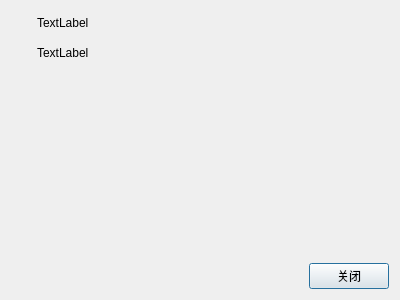
<?xml version="1.0" encoding="UTF-8"?>
<ui version="4.0">
 <class>AboutDialog</class>
 <widget class="QDialog" name="AboutDialog">
  <property name="geometry">
   <rect>
    <x>0</x>
    <y>0</y>
    <width>400</width>
    <height>300</height>
   </rect>
  </property>
  <property name="windowTitle">
   <string>Dialog</string>
  </property>
  <layout class="QGridLayout" name="gridLayout">
   <item row="0" column="0">
    <layout class="QVBoxLayout" name="verticalLayout_2">
     <property name="sizeConstraint">
      <enum>QLayout::SetDefaultConstraint</enum>
     </property>
     <item>
      <widget class="QLabel" name="app_icon">
       <property name="sizePolicy">
        <sizepolicy hsizetype="Fixed" vsizetype="Fixed">
         <horstretch>0</horstretch>
         <verstretch>0</verstretch>
        </sizepolicy>
       </property>
       <property name="text">
        <string>&lt;html&gt;&lt;head/&gt;&lt;body&gt;&lt;p&gt;&lt;img src=&quot;:/logo&quot;/&gt;&lt;/p&gt;&lt;/body&gt;&lt;/html&gt;</string>
       </property>
      </widget>
     </item>
     <item>
      <spacer name="verticalSpacer_2">
       <property name="orientation">
        <enum>Qt::Vertical</enum>
       </property>
       <property name="sizeType">
        <enum>QSizePolicy::Expanding</enum>
       </property>
       <property name="sizeHint" stdset="0">
        <size>
         <width>20</width>
         <height>40</height>
        </size>
       </property>
      </spacer>
     </item>
    </layout>
   </item>
   <item row="0" column="1">
    <layout class="QVBoxLayout" name="verticalLayout">
     <item>
      <widget class="QLabel" name="app_name_version">
       <property name="sizePolicy">
        <sizepolicy hsizetype="Expanding" vsizetype="Fixed">
         <horstretch>0</horstretch>
         <verstretch>0</verstretch>
        </sizepolicy>
       </property>
       <property name="minimumSize">
        <size>
         <width>0</width>
         <height>24</height>
        </size>
       </property>
       <property name="text">
        <string>TextLabel</string>
       </property>
      </widget>
     </item>
     <item>
      <widget class="QLabel" name="app_brief">
       <property name="sizePolicy">
        <sizepolicy hsizetype="Expanding" vsizetype="Fixed">
         <horstretch>0</horstretch>
         <verstretch>0</verstretch>
        </sizepolicy>
       </property>
       <property name="minimumSize">
        <size>
         <width>0</width>
         <height>24</height>
        </size>
       </property>
       <property name="text">
        <string>TextLabel</string>
       </property>
      </widget>
     </item>
     <item>
      <spacer name="verticalSpacer">
       <property name="orientation">
        <enum>Qt::Vertical</enum>
       </property>
       <property name="sizeHint" stdset="0">
        <size>
         <width>20</width>
         <height>40</height>
        </size>
       </property>
      </spacer>
     </item>
     <item>
      <layout class="QHBoxLayout" name="horizontalLayout">
       <item>
        <spacer name="horizontalSpacer">
         <property name="orientation">
          <enum>Qt::Horizontal</enum>
         </property>
         <property name="sizeHint" stdset="0">
          <size>
           <width>40</width>
           <height>20</height>
          </size>
         </property>
        </spacer>
       </item>
       <item>
        <widget class="QPushButton" name="close_button">
         <property name="text">
          <string>关闭</string>
         </property>
        </widget>
       </item>
      </layout>
     </item>
    </layout>
   </item>
  </layout>
 </widget>
 <resources/>
 <connections/>
</ui>
